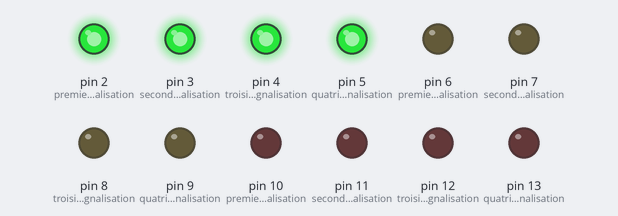
Recording of a sketch running on a simulated Arduino Uno, built for the host (arithmetic inside an expression is 32-bit, double 64-bit). Shown: output pins drawn as LEDs (lit = HIGH).

Above: at 0.1 s.
At 1.1 s:
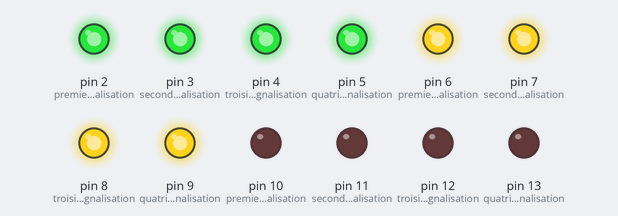
At 2.1 s:
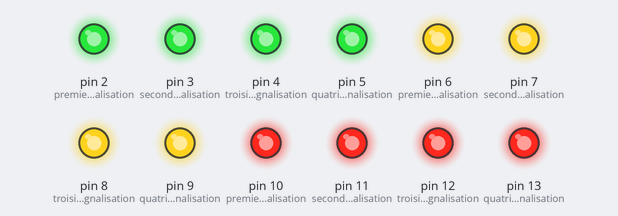
Timing chart, 0 to 3.6 s (numbered marks = the images above):
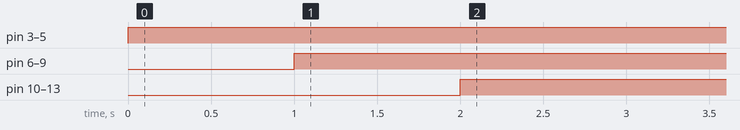

The sketch:

all-flashing-leds-repeated-code.ino
```cpp
/*

  Example : Nous allons utiliser Arduino pour faire le jeu de
  lumière qui va flasher pendant quelque secondes en suivant un rythm donné ( That is the pattern ).

    Les taches à faire ( Video de CPUT_Lesson 02 à 00 : 28 min : 59 Sec ):

        - Please connect LEDs from Pin 2 until Pin 13 ( protected with a 200 Ohms resistor to the Ground ) and turn each of them ON and OFF simultaneously.

		    - Simulate this task on TinkerCad

		    - Build it on the BreadBoard and your code available in the Arduino Microcontroller.

*/

/*
  le code ci-dessous est malgré son bon fonctionnement est une mauvaise manière de coder.

      NB : En programmation, nous devons toujours eviter la repétition de nos lignes de code.

      - Raison pour laquelle le professeur vous dira :

         - Moins de 6 points à l'elève chaque fois que tu ecriras analogwrite() instruction à l'examen : 6% deduction per analogwrite() instruction
         - Moins de 3 points à l'elève chaque fois que tu ecriras digitalWrite() instruction à l'examen : 3% deduction per digitalWrite() instruction

    Rappel : Toujours laisser l'ordinateur faire les comptes ou répetitions automatique pour vous en utilisans des ' for () {} ' Loop function

*/


// On definit le Output Pin - number : qui est juste la borne de connection sur le Board pour le signal de sortie :

int premier_feu_vert_de_signalisation = 2;
int second_feu_vert_de_signalisation = 3;
int troisième_feu_vert_de_signalisation = 4;
int quatrième_feu_vert_de_signalisation = 5;

int premier_feu_jaune_de_signalisation = 6;
int second_feu_jaune_de_signalisation = 7;
int troisième_feu_jaune_de_signalisation = 8;
int quatrième_feu_jaune_de_signalisation = 9;

int premier_feu_rouge_de_signalisation = 10;
int second_feu_rouge_de_signalisation = 11;
int troisième_feu_rouge_de_signalisation = 12;
int quatrième_feu_rouge_de_signalisation = 13;


// The setup routine runs once when you press reset :
void setup() {
  // put your setup code here, to run once:


  // Initialize the digital pin as an output :

  pinMode(premier_feu_vert_de_signalisation, OUTPUT);
  pinMode(second_feu_vert_de_signalisation, OUTPUT);
  pinMode(troisième_feu_vert_de_signalisation, OUTPUT);
  pinMode(quatrième_feu_vert_de_signalisation, OUTPUT);

  pinMode(premier_feu_jaune_de_signalisation, OUTPUT);
  pinMode(second_feu_jaune_de_signalisation, OUTPUT);
  pinMode(troisième_feu_jaune_de_signalisation, OUTPUT);
  pinMode(quatrième_feu_jaune_de_signalisation, OUTPUT);

  pinMode(premier_feu_rouge_de_signalisation, OUTPUT);
  pinMode(second_feu_rouge_de_signalisation, OUTPUT);
  pinMode(troisième_feu_rouge_de_signalisation, OUTPUT);
  pinMode(quatrième_feu_rouge_de_signalisation, OUTPUT);

}

void loop() {

  // Assumons que nous voulons allumer toutes nos luimères de couleur verte ensemble :

  digitalWrite(premier_feu_vert_de_signalisation, HIGH);  // Fais que le feu_vert_de_signalisation soit allumé
  digitalWrite(second_feu_vert_de_signalisation, HIGH);
  digitalWrite(troisième_feu_vert_de_signalisation, HIGH);
  digitalWrite(quatrième_feu_vert_de_signalisation, HIGH);
  delay(1000); // Tu patientes pour 1 seconde qui vaut 1000 millisecondes


  // Assumons que nous voulons allumer toutes nos luimères de couleur jaune ensemble :

  digitalWrite(premier_feu_jaune_de_signalisation, HIGH);  // Fais que le feu_vert_de_signalisation soit allumé
  digitalWrite(second_feu_jaune_de_signalisation, HIGH);
  digitalWrite(troisième_feu_jaune_de_signalisation, HIGH);
  digitalWrite(quatrième_feu_jaune_de_signalisation, HIGH);
  delay(1000); // Tu patientes pour 1 seconde qui vaut 1000 millisecondes


  // Assumons que nous voulons allumer toutes nos luimères de couleur rouge ensemble :

  digitalWrite(premier_feu_rouge_de_signalisation, HIGH);  // Fais que le feu_vert_de_signalisation soit allumé
  digitalWrite(second_feu_rouge_de_signalisation, HIGH);
  digitalWrite(troisième_feu_rouge_de_signalisation, HIGH);
  digitalWrite(quatrième_feu_rouge_de_signalisation, HIGH);
  delay(1000); // Tu patientes pour 1 seconde qui vaut 1000 millisecondes


}
```

Measured:
- by itself, pin 3 (second_feu_vert_de_signalisation), pin 4 (troisième_feu_vert_de_signalisation), pin 5 (quatrième_feu_vert_de_signalisation): LOW → HIGH at 0.00 s
- by itself, pin 6 (premier_feu_jaune_de_signalisation), pin 7 (second_feu_jaune_de_signalisation), pin 8 (troisième_feu_jaune_de_signalisation), pin 9 (quatrième_feu_jaune_de_signalisation): LOW → HIGH at 1.0 s
